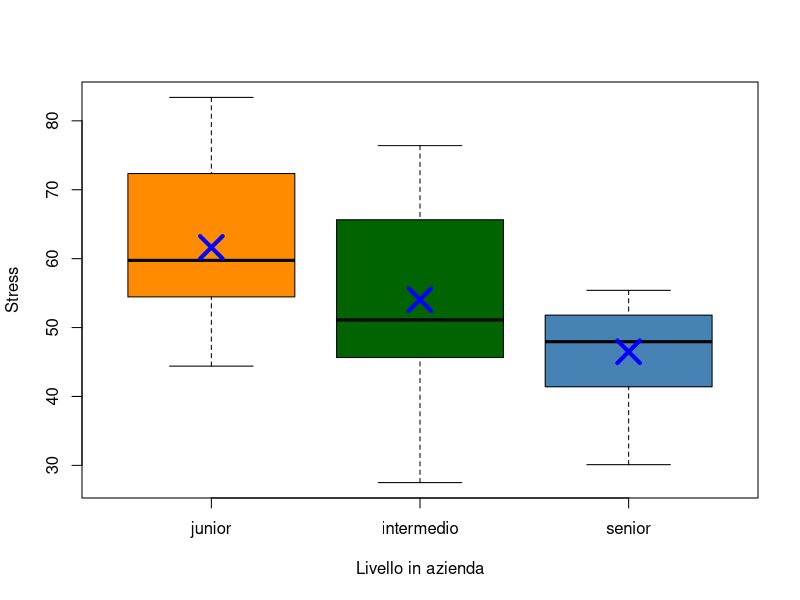
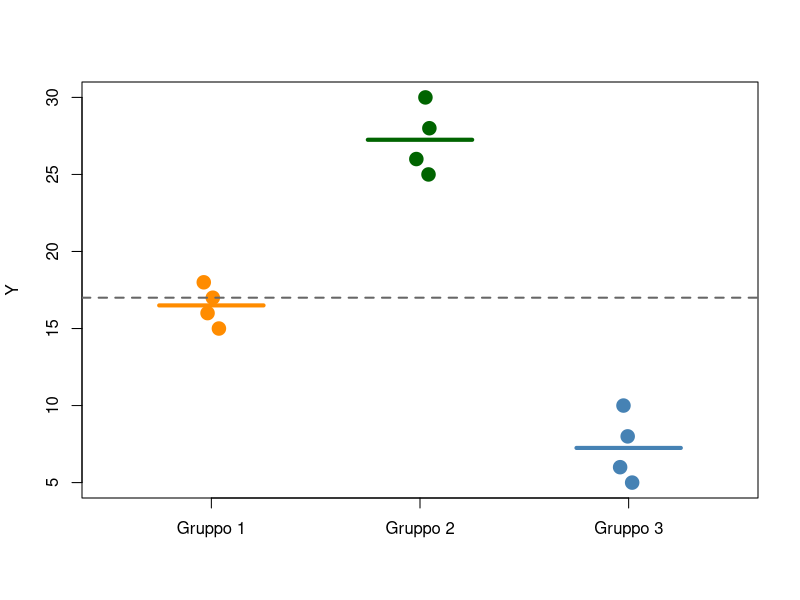
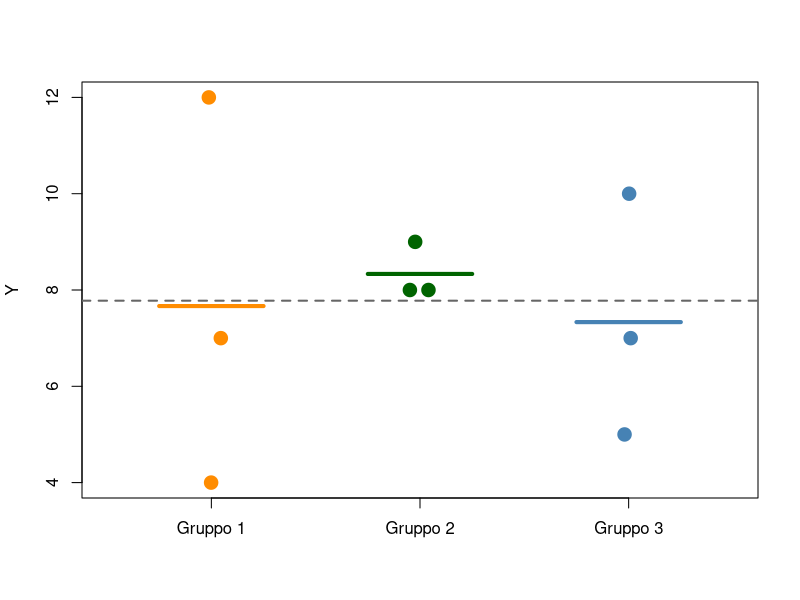
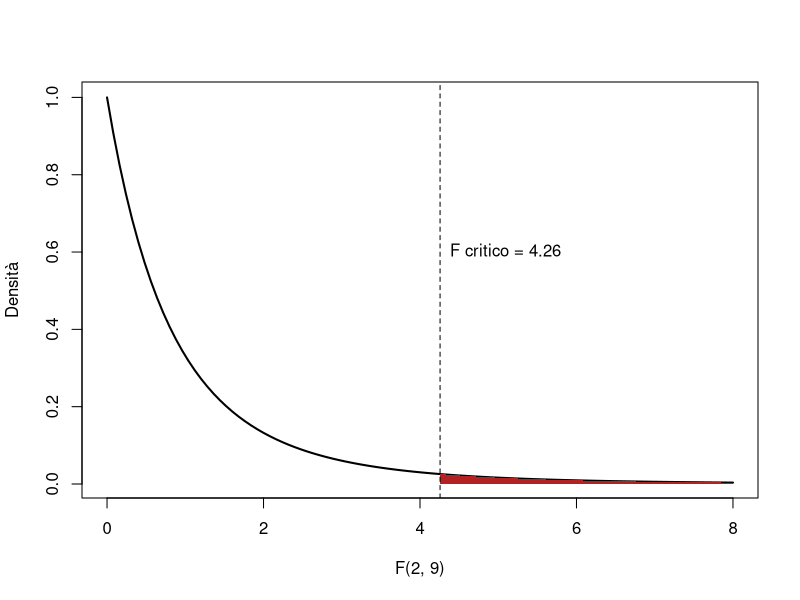

The R source for these figures, in order:
## ---- chunk 1
#| include: false
# funzioni per stampare l'output di summary(lm()) con le annotazioni

# racchiude in un tikzmarknode la prima occorrenza (letterale) di testo
segna = function(riga, testo, nome) {
  pos = regexpr(testo, riga, fixed = TRUE)
  if (pos < 0) return(riga)
  fine = pos + nchar(testo)
  paste0(substr(riga, 1, pos - 1),
         "\\tikzmarknode{", nome, "}{", testo, "}",
         substr(riga, fine, nchar(riga)))
}

# racchiude in un tikzmarknode i "pezzi" (separati da spazi) da k1 a k2 di una riga
segna_pezzi = function(riga, k1, k2, nome) {
  m = gregexpr("\\S+", riga)[[1]]
  inizio = m[k1]
  fine = m[k2] + attr(m, "match.length")[k2]
  paste0(substr(riga, 1, inizio - 1),
         "\\tikzmarknode{", nome, "}{", substr(riga, inizio, fine - 1), "}",
         substr(riga, fine, nchar(riga)))
}

# parte = 1: tabella dei coefficienti; parte = 2: R^2 e test F
annota_lm = function(modello, parte) {
  nome = deparse(substitute(modello))
  out = capture.output(summary(modello))
  out = trimws(gsub("\t", "  ", out), "right")
  while (!nzchar(out[1])) out = out[-1]
  while (!nzchar(out[length(out)])) out = out[-length(out)]
  # toglie "Call:", la formula e la riga vuota
  out = out[-(1:3)]
  ncoef = length(coef(modello))
  if (parte == 1) {
    i = grep("^Residuals:", out)
    out[i] = segna(out[i], "Residuals:", "res0")
    out[i + 2] = sprintf("\\tikzmarknode{res1}{%s}", out[i + 2])
    i = grep("Estimate", out)
    out[i] = segna(out[i], "Estimate", "est0")
    out[i] = segna(out[i], "Std. Error", "se0")
    out[i] = segna(out[i], "t value", "t0")
    out[i] = segna(out[i], "Pr(>|t|)", "p0")
    for (r in 1:ncoef) {
      j = i + r
      pezzi = strsplit(trimws(out[j]), "\\s+")[[1]]
      # il p-value può essere scritto come "< 2e-16" (due pezzi)
      fine_p = if (pezzi[5] == "<") 6 else 5
      # dall'ultimo pezzo al primo, così le posizioni non cambiano
      out[j] = segna_pezzi(out[j], 5, fine_p, paste0("p", r))
      out[j] = segna_pezzi(out[j], 4, 4, paste0("t", r))
      out[j] = segna_pezzi(out[j], 3, 3, paste0("se", r))
      out[j] = segna_pezzi(out[j], 2, 2, paste0("est", r))
    }
    nodi = function(x) paste0("(", x, 0:ncoef, ")", collapse = "")
    riquadri = paste0(
      "  {\\node[box, fit=(res0)(res1)] (b1) {}; \\node[num] at (b1.north east) {1};}\n",
      "  {\\node[box, fit=", nodi("est"), "] (b2) {}; \\node[num] at (b2.north east) {2};}\n",
      "  {\\node[box, fit=", nodi("se"), "] (b3) {}; \\node[num] at (b3.north east) {3};}\n",
      "  {\\node[box, fit=", nodi("t"), "] (b4) {}; \\node[num] at (b4.north east) {4};}\n",
      "  {\\node[box, fit=", nodi("p"), "] (b5) {}; \\node[num] at (b5.north east) {5};}\n")
  } else {
    i = grep("^Residual standard error", out)
    out[i] = sub("^(Residual standard error: [0-9.]+)", "\\\\tikzmarknode{rse}{\\1}", out[i])
    out[i] = sub("([0-9]+ degrees of freedom)", "\\\\tikzmarknode{gdl}{\\1}", out[i])
    i = grep("R-squared", out)
    out[i] = sub("(Multiple R-squared: +[0-9.]+)", "\\\\tikzmarknode{r2}{\\1}", out[i])
    out[i] = sub("(Adjusted R-squared: +[0-9.]+)", "\\\\tikzmarknode{r2a}{\\1}", out[i])
    i = grep("^F-statistic", out)
    out[i] = sprintf("\\tikzmarknode{f}{%s}", out[i])
    riquadri = paste0(
      "  {\\node[box, fit=(rse)] (b1) {}; \\node[num, anchor=west] at ([xshift=1pt]b1.east) {1};}\n",
      "  {\\node[box, fit=(gdl)] (b2) {}; \\node[num, anchor=west] at ([xshift=1pt]b2.east) {2};}\n",
      "  {\\node[box, fit=(r2)] (b3) {}; \\node[num, anchor=west] at ([xshift=1pt]b3.east) {3};}\n",
      "  {\\node[box, fit=(r2a)] (b4) {}; \\node[num, anchor=west] at ([xshift=1pt]b4.east) {4};}\n",
      "  {\\node[box, fit=(f)] (b5) {}; \\node[num, anchor=west] at ([xshift=1pt]b5.east) {5};}\n")
  }
  cat("```{=latex}\n",
      "\\begin{Verbatim}[commandchars=\\\\\\{\\}, fontsize=\\scriptsize, frame=single, framesep=2mm]\n",
      "> summary(", nome, ")\n",
      paste(out, collapse = "\n"),
      "\n\\end{Verbatim}\n",
      "\\begin{tikzpicture}[remember picture, overlay,\n",
      "  box/.style={draw=unipd, very thick, rounded corners=3pt, inner sep=1.5pt},\n",
      "  num/.style={circle, fill=unipd, text=white, font=\\tiny\\bfseries,\n",
      "              inner sep=0pt, minimum size=9pt}]\n",
      riquadri,
      "\\end{tikzpicture}\n```\n", sep = "")
}

# lettura dei risultati, scritta in base all'output
p_fmt = function(p) ifelse(p < .001, "< .001", paste("=", round(p, 3)))

# nei testi: {b} = valore assoluto della stima, {dir} = aumenta/diminuisce,
# {piu} = più alto/più basso, {piua} = più alta/più bassa
leggi = function(modello, j, etichetta, simbolo, sig, nonsig) {
  cf = summary(modello)$coefficients
  b = cf[j, 1]
  testo = if (cf[j, 4] < .05) sig else nonsig
  testo = gsub("{b}", format(round(abs(b), 2), nsmall = 2), testo, fixed = TRUE)
  testo = gsub("{dir}", ifelse(b > 0, "aumenta", "diminuisce"), testo, fixed = TRUE)
  testo = gsub("{piu}", ifelse(b > 0, "più alto", "più basso"), testo, fixed = TRUE)
  testo = gsub("{piua}", ifelse(b > 0, "più alta", "più bassa"), testo, fixed = TRUE)
  cat("**", etichetta, "**: $", simbolo, " = ", round(b, 2),
      "$, $t^o = ", round(cf[j, 3], 2), "$, $p$ ", p_fmt(cf[j, 4]), ". ",
      ifelse(cf[j, 4] < .05, "Si rifiuta", "Non si rifiuta"),
      " $H_0$: ", testo, "\n\n", sep = "")
}


# h0: ipotesi nulla in LaTeX; sig e nonsig: lettura in caso di rifiuto o non rifiuto
leggi_F = function(modello, h0, sig, nonsig) {
  s = summary(modello)
  fs = s$fstatistic
  pF = pf(fs[1], fs[2], fs[3], lower.tail = FALSE)
  cat("**$R^2$**: il modello spiega il ", round(s$r.squared * 100),
      "\\% della varianza di $Y$\n\n", sep = "")
  cat("**Statistica $F$**: $F(", fs[2], ", ", fs[3], ") = ", round(fs[1], 2),
      "$, $p$ ", p_fmt(pF), ". ",
      ifelse(pF < .05, "Si rifiuta", "Non si rifiuta"),
      " $H_0: ", h0, "$: ",
      ifelse(pF < .05, sig, nonsig),
      "\n\n", sep = "")
}

# grafico dei punteggi di k gruppi, con la media di ogni gruppo (segmento)
# e la media totale (linea tratteggiata)
grafico_gruppi = function(gruppi) {
  k = length(gruppi)
  colori = c("darkorange", "darkgreen", "steelblue")[1:k]
  stripchart(gruppi, vertical = TRUE, pch = 19, cex = 1.8,
             method = "jitter", jitter = 0.05, col = colori,
             ylab = "Y", group.names = paste("Gruppo", 1:k),
             xlim = c(0.5, k + 0.5))
  medie = sapply(gruppi, mean)
  segments(1:k - 0.25, medie, 1:k + 0.25, medie, lwd = 4, col = colori)
  abline(h = mean(unlist(gruppi)), lty = 2, lwd = 2, col = "gray40")
}
## ---- chunk 2
#| include: false
# dati simulati: livello in azienda e stress lavorativo percepito (0-100)
set.seed(2611)
n_gr = 20
livello = rep(c("junior", "intermedio", "senior"), each = n_gr)
stress = c(rnorm(n_gr, 62, 9), rnorm(n_gr, 55, 9), rnorm(n_gr, 47, 9))
stress = round(pmin(pmax(stress, 0), 100), 1)
azienda = data.frame(livello, stress)

# esempi per la scomposizione della variabilità
es1 = list(c(15, 18, 17, 16), c(25, 28, 30, 26), c(10, 8, 6, 5))
es2 = list(c(7, 12, 4), c(8, 9, 8), c(10, 5, 7))
## ---- chunk 3
#| echo: false
#| fig-width: 7
#| fig-height: 5
boxplot(stress ~ factor(livello, levels = c("junior", "intermedio", "senior")),
        data = azienda, col = c("darkorange", "darkgreen", "steelblue"),
        xlab = "Livello in azienda", ylab = "Stress")
points(1:3, tapply(azienda$stress,
                   factor(azienda$livello, levels = c("junior", "intermedio", "senior")),
                   mean),
       pch = 4, cex = 3, lwd = 4, col = "blue")
livelloF = factor(livello, levels = c("junior", "intermedio", "senior"))
m0 = lm(stress ~ livelloF)
coefmo = coef(m0)
## ---- chunk 4
#| results: hide
mod_liv = lm(stress ~ livello, data = azienda)
summary(mod_liv)
## ---- chunk 5
#| echo: false
#| results: asis
annota_lm(mod_liv, parte = 1)
## ---- chunk 6
#| echo: false
#| results: asis
annota_lm(mod_liv, parte = 2)
## ---- chunk 7
tapply(azienda$stress, azienda$livello, mean)
coef(mod_liv)
# media degli intermedi
coef(mod_liv)[1] + coef(mod_liv)[2]
# media dei senior
coef(mod_liv)[1] + coef(mod_liv)[3]
## ---- chunk 8
#| echo: false
#| results: asis
leggi(mod_liv, 1, "Intercetta", "\\hat{\\beta}_0",
      "lo stress medio atteso dei dipendenti junior è significativamente diverso da 0",
      "lo stress medio atteso dei dipendenti junior non è significativamente diverso da 0")
leggi(mod_liv, 2, "Dummy intermedio", "\\hat{\\beta}_1",
      "i dipendenti di livello intermedio hanno uno stress medio {piu} di {b} punti rispetto ai junior",
      "lo stress medio dei dipendenti di livello intermedio non è significativamente diverso da quello dei junior")
leggi(mod_liv, 3, "Dummy senior", "\\hat{\\beta}_2",
      "i dipendenti senior hanno uno stress medio {piu} di {b} punti rispetto ai junior",
      "lo stress medio dei dipendenti senior non è significativamente diverso da quello dei junior")
leggi_F(mod_liv, h0 = "\\beta_1 = \\beta_2 = 0",
        sig = "il livello in azienda permette di prevedere lo stress, almeno una media è diversa dalle altre",
        nonsig = "non ci sono evidenze che il livello in azienda permetta di prevedere lo stress")
## ---- chunk 9
azienda$livello2 = factor(azienda$livello,
                          levels = c("intermedio", "junior", "senior"))
mod_liv2 = lm(stress ~ livello2, data = azienda)
round(summary(mod_liv2)$coefficients, 3)
## ---- chunk 10
#| echo: false
#| fig-width: 7
#| fig-height: 4
#| out-width: 75%
grafico_gruppi(es1)
## ---- chunk 11
#| echo: false
#| fig-width: 7
#| fig-height: 4
#| out-width: 75%
grafico_gruppi(es2)
## ---- chunk 12
#| echo: false
#| fig-width: 7
#| fig-height: 3.2
#| out-width: 70%
f_crit = qf(.95, 2, 9)
curve(df(x, 2, 9), from = 0, to = 8, lwd = 2, ylab = "Densità", xlab = "F(2, 9)")
xx = seq(f_crit, 8, length.out = 100)
polygon(c(f_crit, xx, 8), c(0, df(xx, 2, 9), 0), col = "firebrick", border = NA)
abline(v = f_crit, lty = 2)
text(f_crit, 0.6, paste("F critico =", round(f_crit, 2)), pos = 4)
## ---- chunk 13
anova(lm(stress ~ livello, data = azienda))
## ---- chunk 14
#| include: false
tab_liv = anova(lm(stress ~ livello, data = azienda))
F_liv = tab_liv[1, "F value"]
p_liv = tab_liv[1, "Pr(>F)"]
## ---- chunk 15
summary(mod_liv)$fstatistic
anova(mod_liv)
## ---- chunk 16
SQE = sum(residuals(mod_liv)^2)
SQT = sum((azienda$stress - mean(azienda$stress))^2)
c(SQ_tra = SQT - SQE, SQ_in = SQE)
anova(mod_liv)[, "Sum Sq"]
